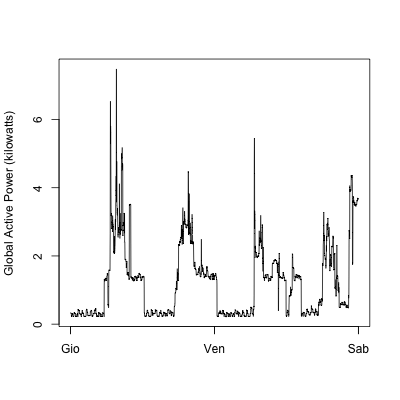

This figure's R source:
power<-read.table("household_power_consumtion.txt", sep=";", skip=66636,nrow=2880)  ## read the txt file, only the selected period

library(datasets)

power$ts<-strptime(paste(power[,1],power[,2]),format="%d/%m/%Y %H:%M:%S")

plot(power$ts,power[,3],main="",type="l",ylab="Global Active Power (kilowatts)",xlab="")

dev.copy(png,width=400, height=400, file="plot2.png")

graphics.off()